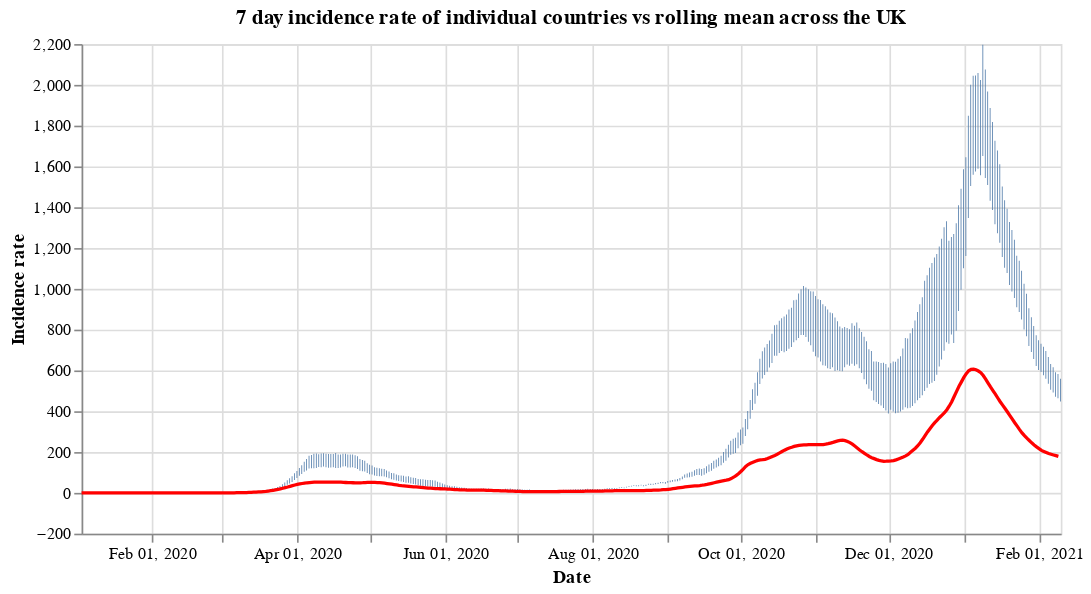

Write notebook code for a chart like this one.
### Code cell
#collapse
countries = uk_cases['areaName'].unique()
countries.sort()

selection = alt.selection_single(
    name='Select',
    fields=['areaName'],
    init={'areaName': 'Wales'},
    bind={'areaName': alt.binding_select(options=countries)}
)

# scatter plot, modify opacity based on selection
bars = alt.Chart(uk_cases).mark_bar().add_selection(
    selection
).encode(
    x=alt.X("yearmonthdate(date):T", axis=alt.Axis(title='Date')),
    y=alt.Y("weeklyCasesRate:Q", axis=alt.Axis(title='Incidence rate')),
    tooltip='weeklyCasesRate:Q',
    opacity=alt.condition(selection, alt.value(1), alt.value(0))
).properties(title=f'7 day incidence rate of individual countries vs rolling mean across the UK', width=600)

line = alt.Chart(overview_cases).mark_line(
    color='red',
    size=2,
).transform_window(
    rolling_mean='mean(weeklyCasesRate)',
    frame=[0, 7]
).encode(
    x='yearmonthdate(date):T',
    y='rolling_mean:Q'
)

alt.layer(bars, line)

### Figure 1 — Vega-Lite specification as saved in the notebook (floating-point values rounded to 4 significant figures; data arrays with more than 128 entries replaced by an {"elided": "..."} marker saying what was removed)
{"config": {"view": {"continuousWidth": 400, "continuousHeight": 300}}, "layer": [{"data": {"name": "data-9aa85ccdaf2b636097c0ff16308a7033"}, "mark": "bar", "encoding": {"opacity": {"condition": {"value": 1, "selection": "Select"}, "value": 0}, "tooltip": {"type": "quantitative", "field": "weeklyCasesRate"}, "x": {"type": "temporal", "axis": {"title": "Date"}, "field": "date", "timeUnit": "yearmonthdate"}, "y": {"type": "quantitative", "axis": {"title": "Incidence rate"}, "field": "weeklyCasesRate"}}, "selection": {"Select": {"type": "single", "fields": ["areaName"], "init": {"areaName": "Wales"}, "bind": {"areaName": {"input": "select", "options": ["England", "Northern Ireland", "Scotland", "Wales"]}}}}, "title": "7 day incidence rate of individual countries vs rolling mean across the UK", "width": 600}, {"data": {"name": "data-cee8383f2a7d03a04070e12ccef2d89c"}, "mark": {"type": "line", "color": "red", "size": 2}, "encoding": {"x": {"type": "temporal", "field": "date", "timeUnit": "yearmonthdate"}, "y": {"type": "quantitative", "field": "rolling_mean"}}, "transform": [{"window": [{"op": "mean", "field": "weeklyCasesRate", "as": "rolling_mean"}], "frame": [0, 7]}]}], "$schema": "https://vega.github.io/schema/vega-lite/v4.8.1.json", "datasets": {"data-9aa85ccdaf2b636097c0ff16308a7033": {"elided": "1616 records"}, "data-cee8383f2a7d03a04070e12ccef2d89c": {"elided": "404 records"}}}
